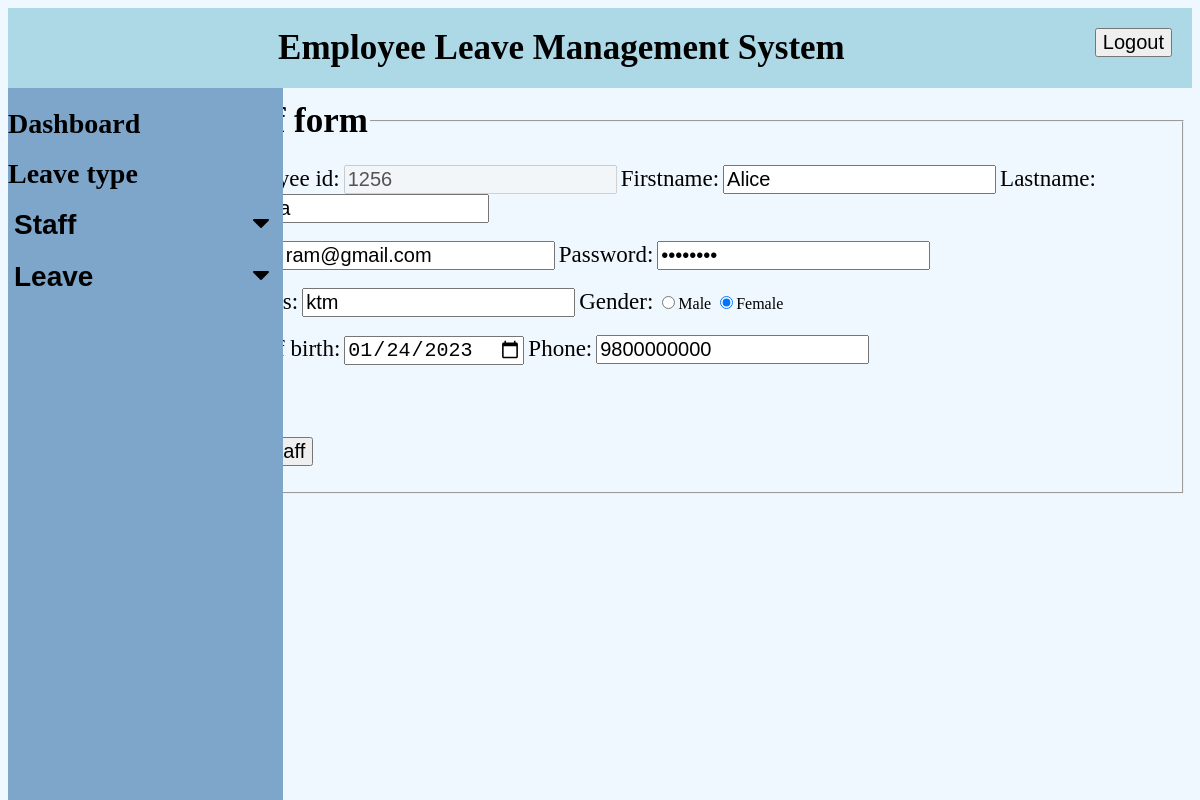
The page /manager/manager/editstaff.php?id=1256 on the database its author committed.
### tables this page shows
CREATE TABLE `employees` (
  `emp_id` int(11) NOT NULL,
  `Firstname` char(20) NOT NULL,
  `Lastname` char(20) NOT NULL,
  `Email` varchar(50) NOT NULL,
  `Password` varchar(30) NOT NULL,
  `Address` varchar(50) NOT NULL,
  `Gender` char(10) NOT NULL,
  `DOB` date NOT NULL,
  `Phone` bigint(20) NOT NULL
);

### manager/manager/editstaff.php (the view, shortened to what this page needs)
<html>
    <head>
        <link rel="stylesheet" href="https://cdnjs.cloudflare.com/ajax/libs/font-awesome/4.7.0/css/font-awesome.min.css">
        <link rel ="stylesheet" href="mstyle.css">
    </head>
<body>
    <nav>Employee Leave Management System
    <button  class="drop" onclick="window.location.href='logout.php';">Logout
        </button>
    </nav>
    <div class="sidenav">
        <a href ="managerdashboard.php">Dashboard</a><br>
        <a href ="#">Leave type</a><br>
        <button class="dropdown-btn">Staff
            <i class="fa fa-caret-down"></i>
        </button>
        <br>
        <button class="dropdown-btn">Leave
            <i class="fa fa-caret-down"></i>
        </button>
        <br>
</div>
<?php
include('connection.php');
$id = $_GET['id'];
$result = mysqli_query($con,"SELECT * FROM employees where emp_id = $id");
if (mysqli_num_rows($result) > 0){
     $row = mysqli_fetch_array($result);
 ?>
<fieldset>
    <legend>Staff form</legend>
    <form name="editform" action="editstaffprocess.php" method="post" onsubmit="return editform()">
        <div class="content">
            <br>
            <label>Employee id:</label>
            <input type="text" name ="empid" value="<?php echo $row['emp_id'];?>" disabled>
            <label>Firstname:</label>
            <input type="text"  name="firstname" value="<?php echo $row["Firstname"]; ?>">
            <label>Lastname:</label>
            <input type="text"  name="lastname" value="<?php echo $row["Lastname"]; ?>"><br><br>
            <label>Email:</label>
            <input type="email"  name="email" value="<?php echo $row["Email"]; ?>">
            <label>Password:</label>
            <input type="password"  name="password" value="<?php echo $row["Password"]; ?>"><br><br>
            <label>Address:</label>
            <input type="text"  name="address" value="<?php echo $row["Address"]; ?>">
            <label>Gender:</label>
            <input type="radio"  name="gender" value="Male" <?php echo $row["Gender"]=="Male"?"checked":"" ?>>Male
            <input type="radio"  name="gender" value="Female" <?php echo $row["Gender"]=="Female"?"checked":"" ?>>Female<br><br>
            <label>Date of birth:</label>
            <input type="date"  name="dob" value="<?php echo $row["DOB"]; ?>">
            <label>Phone:</label>
            <input type="tel"  name="phone" value="<?php echo $row["Phone"]; ?>"><br><br>
            <br><br><br>
            <button type="submit">Edit Staff</button>
        </div>
        </form>
  <?php } ?>
 </fieldset>
</html>

### manager/manager/mstyle.css (style rules this page uses)
body { background-color: aliceblue; }
nav { background-color: lightblue; font-size: 35px; padding: 20px; font-weight: bolder; text-align: center; }
.sidenav { height: 100%; width: 275px; position: fixed; background-color: rgb(126, 166, 202); padding-top: 20px; }
.sidenav a, .dropdown-btn { padding: 6px,8px,6px,16px; text-decoration: none; font-size: 28px; font-weight: bold; color: black; width:100% ; text-align: left; padding-left: px; display: block; cursor: pointer; background-color: rgb(126, 166, 202); border: none; }
.fa-caret-down { float: right; padding-right: 8px; }
.drop { float: right; }
label { font-size: 23px; }
input[type=text] , input[type=password],input[type=email],input[type=tel],input[type=number],input[type=radio],input[type=date] { font-size: 20px; }
legend { font-size: 35px; font-weight: bold; }
fieldset { width: 81%; margin-left: 16%; margin-top: 13px; }
.content { margin-left: 5px; }
button { font-size: 20px; }

### rows shown on the page
employees: empid "1256", firstname "Alice", lastname "Sharma", email "ram@gmail.com", address "ktm", Gender "☑", dob "01/24/2023", phone "9800000000"
